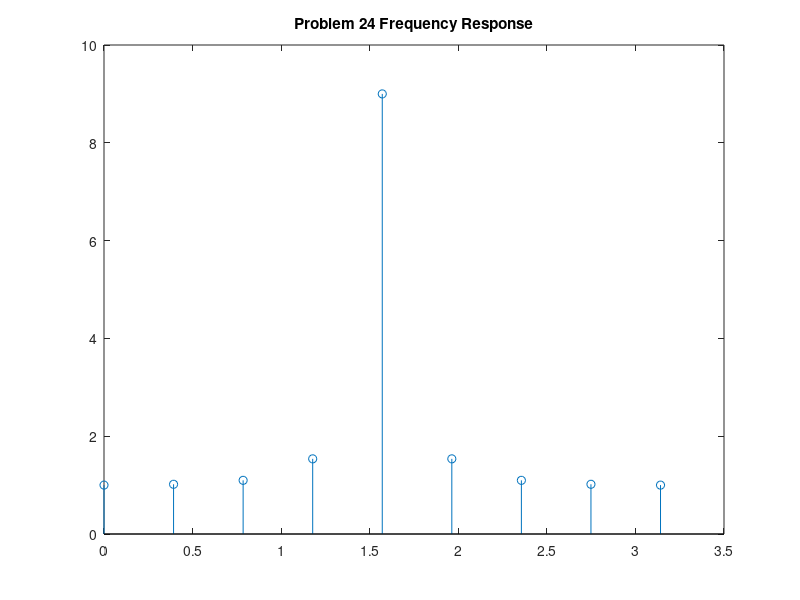
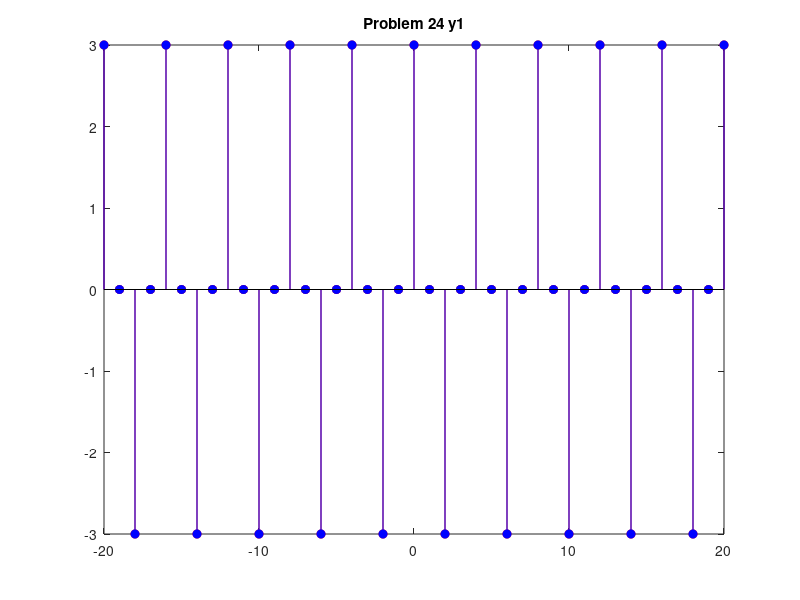
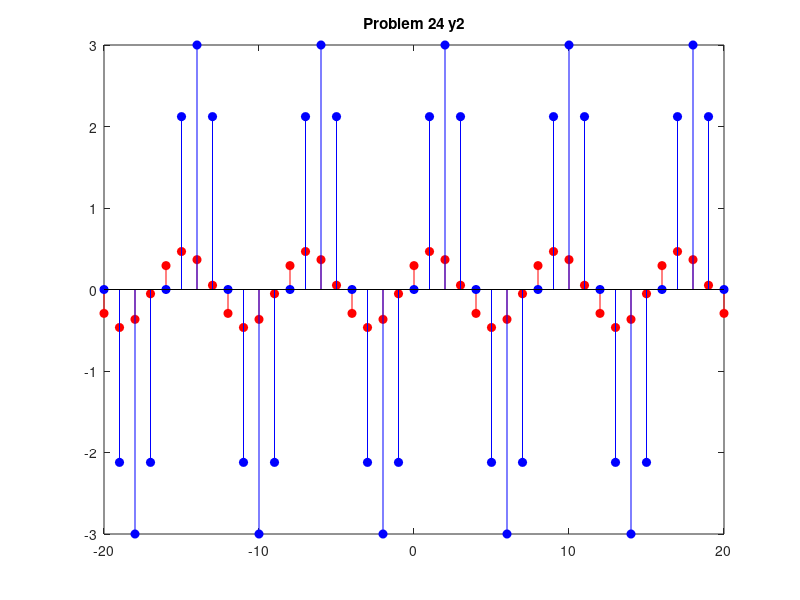

Source code (MATLAB) for these figures, in order:
a = .8;
b = 1.8;
pi = 3.1415926535;
w = [0:pi/8:pi];
n = [-20:1:20];
y1 = 3.*cos(pi.*n/2);
x1 = 3.*cos(pi.*n/2);
x2 = 3.*sin(pi.*n/4);
y2 = .469*sin(n.*pi/4+.6747);
h = b./(1+a.*exp(-2.*1i.*w));

figure (1)
stem(w,h);
title('Problem 24 Frequency Response');

figure (2)
stem(n,y1,'fill','r');
hold all
stem(n,x1,'fill','b');
title('Problem 24 y1');

figure (3)
stem(n,y2,'fill','r');
hold all
stem(n,x2,'fill','b');
title('Problem 24 y2');
